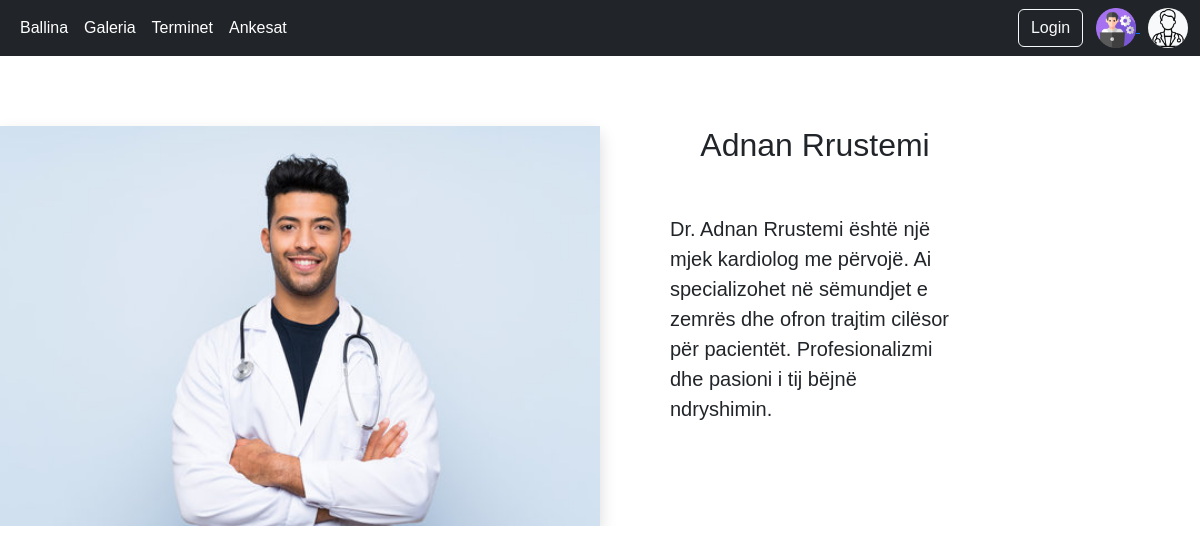
/patientSide/shikoProfilin.php?id=5, run on the app's committed database.
### tables this page shows
CREATE TABLE `doctor_personal_info` (
  `id` int(11) NOT NULL,
  `fullName` varchar(100) NOT NULL,
  `departamenti` varchar(100) NOT NULL,
  `gjinia` varchar(100) NOT NULL,
  `email` varchar(100) NOT NULL,
  `biografia` varchar(350) NOT NULL,
  `foto` varchar(200) NOT NULL,
  `telefoni` varchar(100) NOT NULL,
  `username` varchar(100) NOT NULL,
  `password` varchar(225) NOT NULL
);

### patientSide/shikoProfilin.php (the view, shortened to what this page needs)
<?php
    include('../config.php');
    $id = $_GET['id'];
    $sql = "SELECT * FROM doctor_personal_info WHERE id=:id";
    $prep = $con->prepare($sql);
    $prep->bindParam(':id', $id);
    $prep->execute();
    $data = $prep->fetch();
?>
<!DOCTYPE html>
<html lang="en">
<head>
    <link rel="stylesheet" href="../css/main.css">
    <link rel="stylesheet" href="../css/responsive.css">
    <link href="https://cdn.jsdelivr.net/npm/bootstrap@5.2.0-beta1/dist/css/bootstrap.min.css" rel="stylesheet">
    <link rel="stylesheet" href="../bootstrap-5.1.3-examples/sidebars/sidebars.css">
    <link rel="stylesheet" href="https://cdn.jsdelivr.net/npm/swiper/swiper-bundle.min.css" />
</head>
<body>
<nav class="navbar navbar-expand-md navbar-dark bg-dark" aria-label="Fourth navbar example">
        <div class="container-fluid">
            <div class="collapse navbar-collapse" id="navbarsExample04">
                <ul class="navbar-nav me-auto mb-2 mb-md-0">
                    <li class="nav-item">
                        <a href="../index.php" class="nav-link active text-white" aria-current="page">Ballina</a>
                    </li>
                    <li class="nav-item">
                        <a href="../galeria.php" class="nav-link text-white">Galeria</a>
                    </li>
                    <li class="nav-item">
                        <a href="./patientSide/rezervoTermin.php" class="nav-link  text-white">Terminet</a>
                    </li>
                    <li class="nav-item">
                        <a href="./patientSide/ankesat.php" class="nav-link text-white">Ankesat</a>
                    </li>
                </ul>
            </div>
            <div class="loginBtn">
                <?php if (!isset($_SESSION['emri']) && !isset($_SESSION['mbiemri'])) { ?>
                    <a href="./patientSide/login.php"><button type="button" class="btn btn-outline-light me-2">Login</button></a>
                <?php } else { ?>
                    <a href="./patientSide/logout.php"><button type="button" class="btn btn-outline-warning me-2">Log out</button></a>
                <?php } ?>
                <a href="./admin/login.php" >
                    <img src="../photos/admin-64px.png" alt="Admin" width="40px" title="Admin Side">
                </a>
                <a href="./doctorSide/login.php" >
                    <img class="bg-light rounded-pill ms-2" src="../photos/doctor-64px.png" alt="Doctor Side" width="40px" title="Doctor Side">
                </a>
            </div>
        </div>
    </nav>
    <main class="main_shiko">
        <article class="profile">
            <img class="shadow" src="../admin/uploads/<?= $data['foto'] ?>" alt="<?= $data['fullName'] ?>">
            <div class="content">
                <h1 class="h2 fw-normal text-center"><?= $data['fullName'] ?></h1>
                <p class="fs-5"><?= $data['biografia'] ?></p>
            </div>
        </article>
    </main>
</body>
</html>

### css/main.css (style rules this page uses)
:root { --primary: #0D6EFD; --background: #081C15; --secondary: #40916C; --border: #74c69d; --focus: #95d5b2; --font-family: 'Roboto', sans-serif; --grey: #adb5bd; --darkGrey: #495057; }
* { font-family: Arial, Helvetica, sans-serif; }
body { overflow: auto !important; }
main { max-height: none !important; }
nav { z-index: 999 !important; }
.navbar { top: 0; position: sticky !important; }
.profile { margin-top: 70px; display: flex; flex-direction: row; justify-content: center; width: 80%; }
.profile img { width: 600px; height: 400px; object-fit: contain; margin-right: 70px; }
.profile h1 { margin-bottom: 50px; }

### data on the page
doctor_personal_info: foto (picture), fullName "Adnan Rrustemi", biografia "Dr. Adnan Rrustemi është një mjek kardiolog me përvojë. Ai specializohet në sëmundjet e zemrës dhe ofron trajtim cilësor për pacientët. Profesionalizmi dhe pasioni i tij bëjnë ndryshimin."
